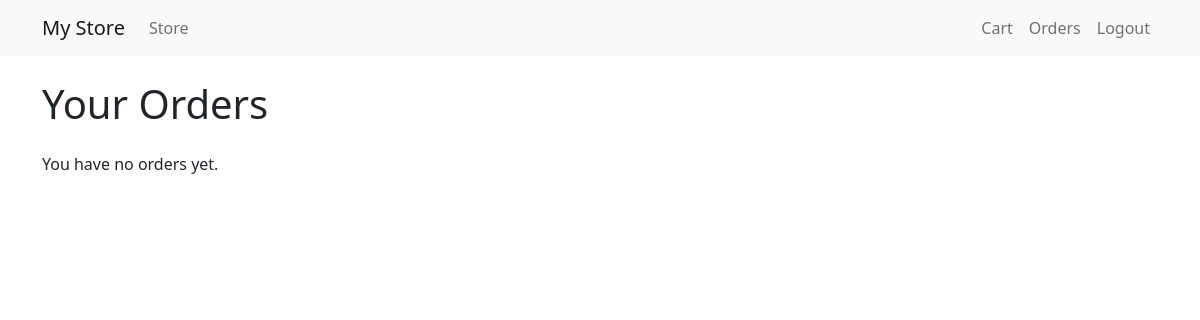
The page /orders/ (signed in) on the database as committed earlier.
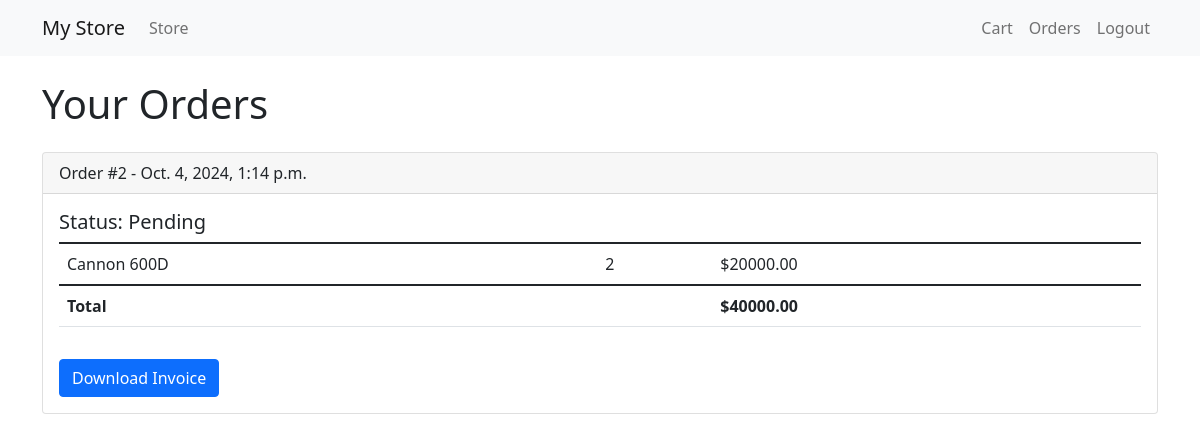
The same page on the database as committed later.
### store/models.py (models this page shows, shortened)
class Order(models.Model):
    STATUS_CHOICES = [
        ('Pending', 'Pending'),
        ('Processing', 'Processing'),
        ('Shipped', 'Shipped'),
        ('Delivered', 'Delivered'),
        ('Cancelled', 'Cancelled')
    ]
    customer = models.ForeignKey(User, on_delete=models.CASCADE)
    created_at = models.DateTimeField(auto_now_add=True)
    updated_at = models.DateTimeField(auto_now=True)
    status = models.CharField(max_length=20, choices=STATUS_CHOICES, default='Pending')
    total_price = models.DecimalField(max_digits=10, decimal_places=2, default=0)
    invoice = models.CharField(max_length=255, blank=True, null=True)  # Field baru untuk menyimpan invoice path

class OrderItem(models.Model):
    order = models.ForeignKey(Order, related_name='items', on_delete=models.CASCADE)
    product = models.ForeignKey(Product, on_delete=models.CASCADE)
    quantity = models.PositiveIntegerField(default=1)
    price = models.DecimalField(max_digits=10, decimal_places=2)  # Tambahkan ini

class Product(models.Model):
    name = models.CharField(max_length=60)
    price = models.DecimalField(max_digits=10, decimal_places=2)
    category = models.ForeignKey(Category, on_delete=models.SET_NULL, null=True)
    description = models.TextField(blank=True)
    stock = models.PositiveIntegerField(default=0)
    image = models.ImageField(upload_to="products/", blank=True)
    is_active = models.BooleanField(default=True)
    created_at = models.DateTimeField(auto_now_add=True)
    updated_at = models.DateTimeField(auto_now=True)

### store/views.py (the view)
# urls.py: path('orders/', OrderView.as_view(), name='orders'),
@method_decorator(login_required, name='dispatch')
class OrderView(View):
    def get(self, request):
        orders = Order.objects.filter(customer=request.user).order_by('-created_at')
        return render(request, 'store/orders.html', {'orders': orders})

### store/templates/store/orders.html (shortened to what this page needs)
{% extends 'base.html' %}
{% block content %}
<h1 class="mb-4">Your Orders</h1>
{% if orders %}
    {% for order in orders %}
        <div class="card mb-4">
            <div class="card-header">
                Order #{{ order.id }} - {{ order.created_at }}
            </div>
            <div class="card-body">
                <h5 class="card-title">Status: {{ order.status }}</h5>
                <table class="table">
                    <thead>
                    <tbody>
                        {% for item in order.items.all %}
                            <tr>
                                <td>{{ item.product.name }}</td>
                                <td>{{ item.quantity }}</td>
                                <td>${{ item.price }}</td>
                            </tr>
                        {% endfor %}
                    </tbody>
                    <tfoot>
                        <tr>
                            <td colspan="2"><strong>Total</strong></td>
                            <td><strong>${{ order.total_price }}</strong></td>
                        </tr>
                    </tfoot>
                </table>
                <a href="{% url 'download_invoice' order.id %}" class="btn btn-primary mt-3">Download Invoice</a>
            </div>
        </div>
    {% endfor %}
{% else %}
    <p>You have no orders yet.</p>
{% endif %}
{% endblock %}

### store/templates/base.html (shortened to what this page needs)
<!DOCTYPE html>
<html lang="en">
<head>
    <link href="https://cdn.jsdelivr.net/npm/bootstrap@5.1.3/dist/css/bootstrap.min.css" rel="stylesheet">
</head>
<body>
    <nav class="navbar navbar-expand-lg navbar-light bg-light">
        <div class="container">
            <a class="navbar-brand" href="{% url 'homepage' %}">My Store</a>
            <div class="collapse navbar-collapse" id="navbarNav">
                <ul class="navbar-nav me-auto">
                    <li class="nav-item">
                        <a class="nav-link" href="{% url 'store' %}">Store</a>
                    </li>
                </ul>
                <ul class="navbar-nav">
                    {% if user.is_authenticated %}
                        <li class="nav-item">
                            <a class="nav-link" href="{% url 'cart' %}">Cart</a>
                        </li>
                        <li class="nav-item">
                            <a class="nav-link" href="{% url 'orders' %}">Orders</a>
                        </li>
                        <li class="nav-item">
                            <a class="nav-link" href="{% url 'logout' %}">Logout</a>
                        </li>
                    {% endif %}
                </ul>
            </div>
        </div>
    </nav>
    <div class="container mt-4">
        {% block content %}{% endblock %}
    </div>
</body>
</html>

Rows that differ between the two databases and show on the page:
added Order: id "2", created_at "Oct. 4, 2024, 1:14 p.m.", status "Pending", total_price "40000.00"
added OrderItem: product.name "Cannon 600D", quantity "2", price "20000.00"
Other text that changed with them:
text no longer shown: "You have no orders yet."
